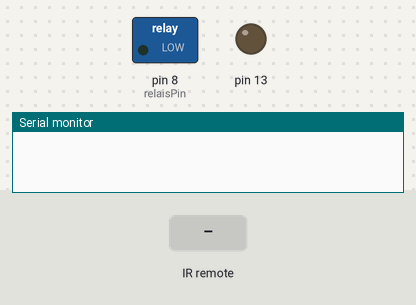
A sketch run on a simulated Arduino Uno, built with avr-gcc and run on an emulated ATmega328P. Shown: switched loads named in the sketch (green lamp = pin HIGH), output pins drawn as LEDs (lit = HIGH), the last lines printed to the serial monitor. The inputs (shaded band) are chosen by the test bench.

Above: at 1.2 s.
1.3 s: infrared code 0x9716BE3F received
At 1.7 s:
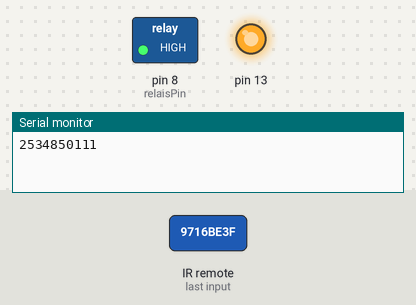
2.8 s: infrared code 0x3D9AE3F7 received
At 4.0 s:
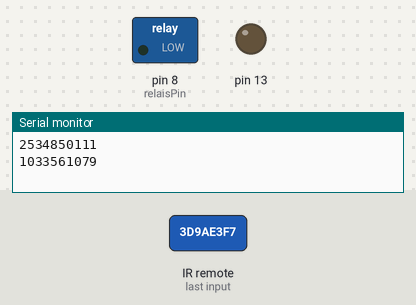
Timing chart, 0 to 5.8 s (numbered marks = the images above; inputs shaded):
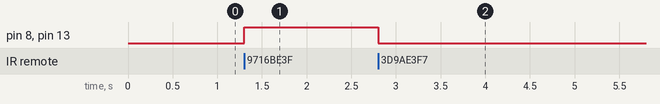

The sketch:

_8-Iot-Infrarot-Relais.ino
```cpp
#include <IRremote.h>

int RECV_PIN = 11;
const int relaisPin = 8;

IRrecv irrecv(RECV_PIN);

decode_results results;
void setup()
{
  Serial.begin(9600);
  pinMode (13, OUTPUT);
  digitalWrite(13, LOW);
  irrecv.enableIRIn();

  pinMode(relaisPin, OUTPUT);

}

void loop() {
  if (irrecv.decode(&results)) {
    Serial.println(results.value, DEC);
    if (results.value == 2534850111) // 1
    {
      digitalWrite (13, HIGH);
      digitalWrite(relaisPin, HIGH);

    }
    if (results.value == 1033561079) // 2
    {
      digitalWrite (13, LOW);
      digitalWrite(relaisPin, LOW);
    }
    irrecv.resume(); // Receive the next value
  }
}
```

Measured:
- after the input at 1.3 s, pin 8 (relaisPin), pin 13: LOW → HIGH at once
- after the input at 2.8 s, pin 8 (relaisPin), pin 13: HIGH → LOW at once
